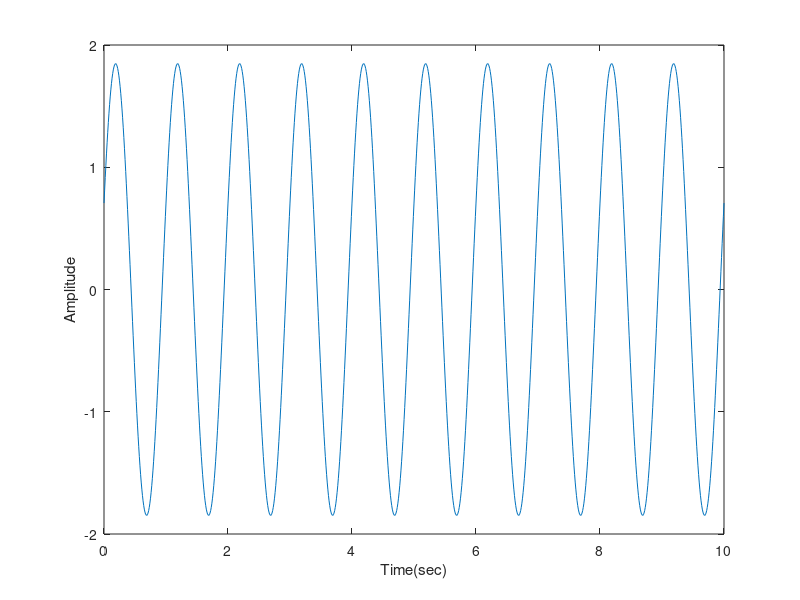
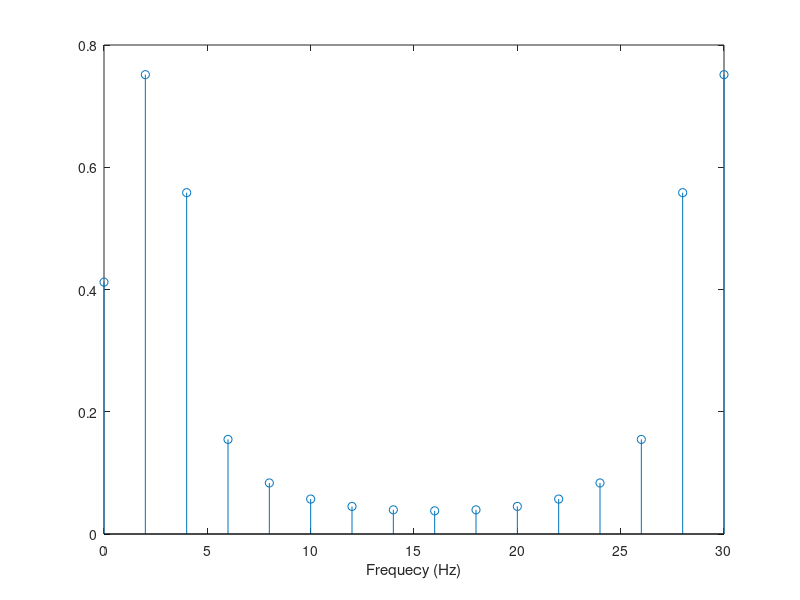
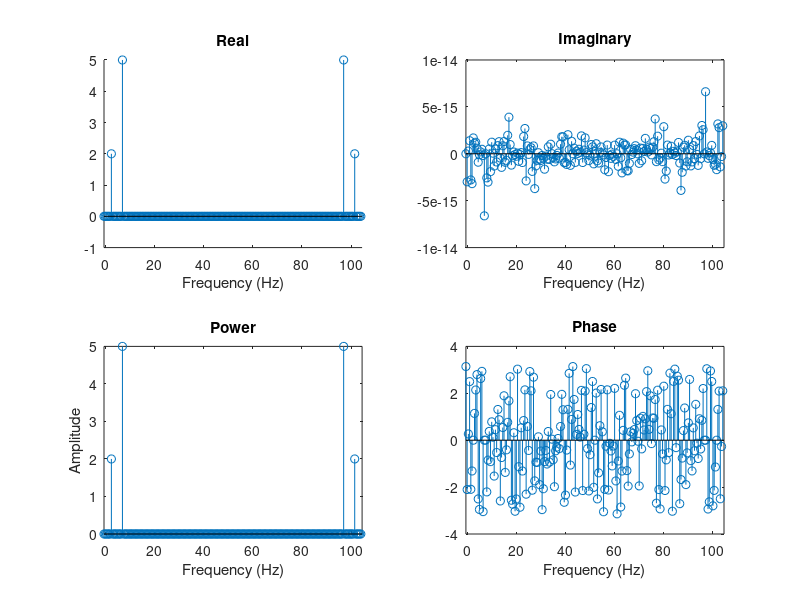
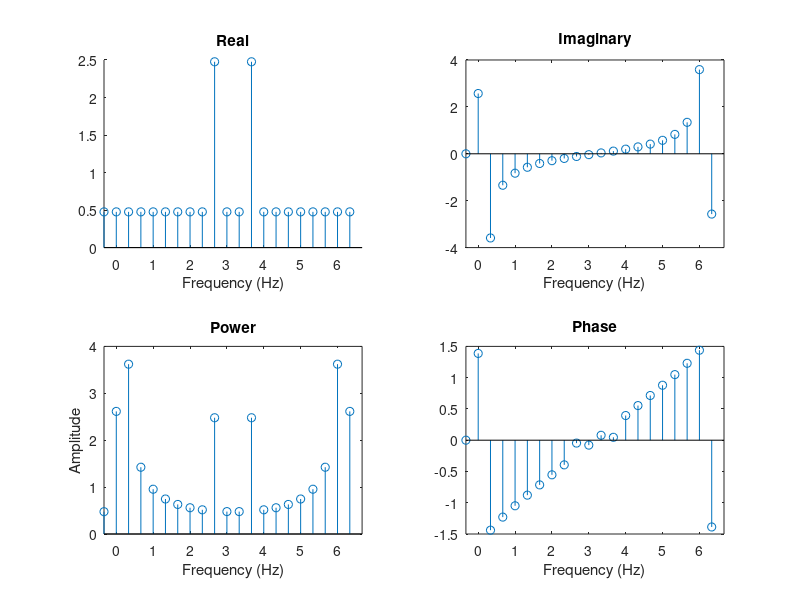

Here is the MATLAB script that generated these plots, in order:
%Exercise 8
clear all 
close all
clc
%% Que 4
t1 = 0:0.01:10; %sec - 100 Hz
x1 = sin(2*pi*t1) + sin(2*pi*t1+pi/4);
a = max(abs(x1));
p = pi*0.5 + angle(x1);
p = p(1);
figure
plot(t1,x1);
xlabel('Time(sec)');
ylabel('Amplitude');
%% Que 3

T2=0.5;
fs2 = 32;
t1=0:1/32:T2-1/fs2; 
x1 = sin(2*pi*3*t1);
N2=16;
n = 0:N2-1;
X1=fft(x1)/8;
X1 = abs(X1);
figure
stem(0:2:30,X1);
xlabel('Frequecy (Hz)');

%% Que5 - section a
figure
T1 = 2;
fs1 = 105;
N1 = 210;
n1 = 0:N1-1;
t1 = 0:1/fs1:T1-1/fs1;
x1 = 2*sin(6*pi*t1+0.5*pi) + 5*cos(15*pi*t1);
X1=fft(x1)/(N1/2);  
real_1 = real(X1);
imaginary_1 = imag(X1);
power_1 = abs(X1);
phase_1 = angle(X1);
frange1 = 1/T1.*n1;
w1 = 0:209;
subplot(2,2,1)
hold on
stem(w1,real_1);
title('Real');
xlabel('Frequency (Hz)');
xlim([0 210]);
set(gca,'xtick',[0:40:210]+1,'xticklabel',[0:20:105]);
subplot(2,2,2)
stem(w1,imaginary_1);
title('Imaginary');
xlabel('Frequency (Hz)');
xlim([0 210]);
set(gca,'xtick',[0:40:210]+1,'xticklabel',[0:20:105]);
subplot(2,2,3)
stem(w1,power_1);
title('Power');
xlabel('Frequency (Hz)');
ylabel('Amplitude');
xlim([0 210]);
set(gca,'xtick',[0:40:210]+1,'xticklabel',[0:20:105]);
subplot(2,2,4)
stem(w1,phase_1);
title('Phase');
xlabel('Frequency (Hz)');
xlim([0 210]);
set(gca,'xtick',[0:40:210]+1,'xticklabel',[0:20:105]);

%% Que 5 - section b 
figure 

T2 = 3;
fs2 = 7;
N2 = 21;
n2 = 0:N2-1;
t2 = 0:1/fs2:T2-1/fs2;
x2 = 2*sin(6*pi*t2+0.5*pi) + 5*cos(15*pi*t2);
X2=fft(x2)/(N2/2);  
real_2 = real(X2);
imaginary_2 = imag(X2);
power_2 = abs(X2);
phase_2 = angle(X2);
w2 = 0:20;
subplot(2,2,1)
hold on
stem(w2,real_2);
title('Real');
xlabel('Frequency (Hz)');
xlim([0 21]);
set(gca,'xtick',[0:3:21]+1,'xticklabel',[0:7]);
subplot(2,2,2)
stem(w2,imaginary_2);
title('Imaginary');
xlabel('Frequency (Hz)');
xlim([0 21]);
set(gca,'xtick',[0:3:21]+1,'xticklabel',[0:7]);
subplot(2,2,3)
stem(w2,power_2);
title('Power');
xlabel('Frequency (Hz)');
ylabel('Amplitude');
xlim([0 21]);
set(gca,'xtick',[0:3:21]+1,'xticklabel',[0:7]);
subplot(2,2,4)
stem(w2,phase_2);
title('Phase');
xlabel('Frequency (Hz)');
xlim([0 21]);
set(gca,'xtick',[0:3:21]+1,'xticklabel',[0:7]);
